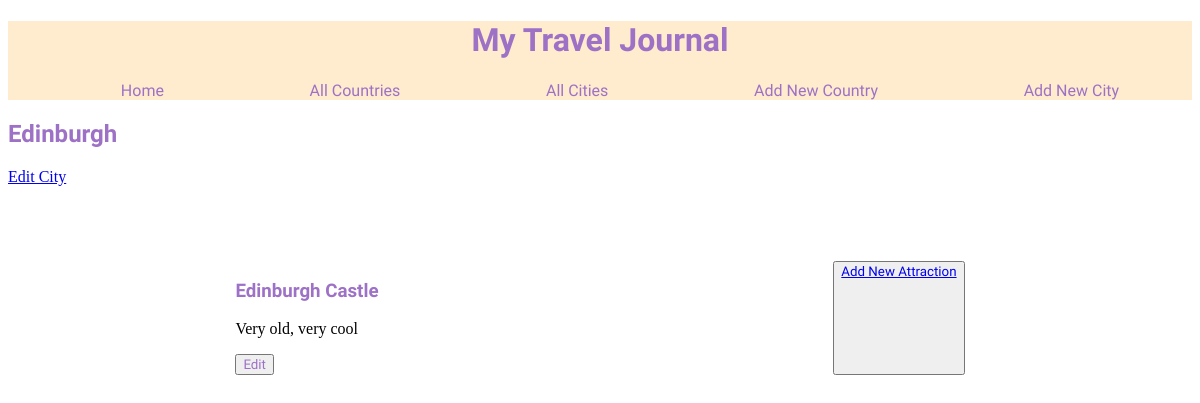
Before: /cities/2 with the older database file.
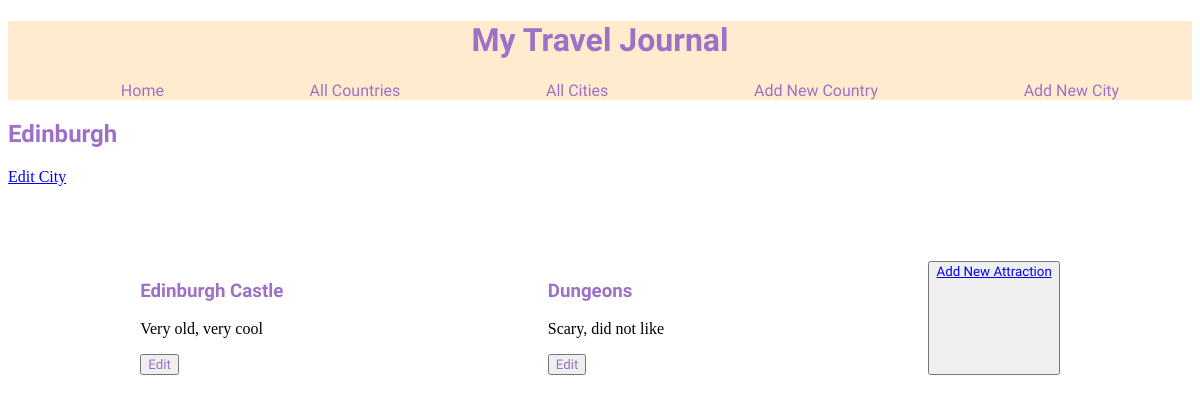
After: the same page with the newer database file.
### tables this page shows
CREATE TABLE sights (
    ID INTEGER PRIMARY KEY AUTOINCREMENT,
    name VARCHAR,
    comment TEXT,
    city_id INTEGER NOT NULL,
    country_id INTEGER NOT NULL,
        FOREIGN KEY (city_id)
            REFERENCES cities (id) ON DELETE CASCADE,
        FOREIGN KEY (country_id)
            REFERENCES countries(id) ON DELETE CASCADE
    
    
);

### controllers/cities_controller.py (the view)
@cities_blueprint.route("/cities/<id>", methods = ["GET"])
def show_city(id):
    cities = city_repository.select_all()
    city = city_repository.select(id)
    sights = city_repository.sights(city)
    return render_template("cities/show.html", cities = cities, city = city, all_sights= sights)

### db/run_sql.py (called while the page is built)
def get_db():
    path = os.path.dirname(os.path.abspath(__file__))
    db = os.path.join(path, "travel_manager.db")
    conn = sqlite3.connect(db)
    conn.execute("PRAGMA foreign_keys = 1")
    conn.row_factory = sqlite3.Row
    return conn

def run_sql(sql, values=[]):
    db = get_db()
    cursor =db.cursor()
    cursor.execute(sql, values)
    results = cursor.fetchall()
    db.commit()
    db.close()
    return results

### repositories/city_repository.py (called while the page is built)
def select_all():
    cities = []
    sql = "SELECT * FROM cities"
    results = run_sql(sql)
    for row in results:
        visited = True if row['visited'] == 1 else False
        country = country_repository.select(row['country_id'])
        city = City(row['name'], country, visited, row['id'])
        cities.append(city)
    return cities

def select(id):
    city = None
    sql = "SELECT * FROM cities WHERE id = ?"
    values =[id]
    results = run_sql(sql, values)[0]
    if results is not None:
        visited = True if results['visited'] == 1 else False
        country = country_repository.select(results['country_id']).name
        city = City (results['name'], country, visited, results ['id'])
    return city

### templates/cities/show.html
{% extends "base.html" %}
{% block content %}
<h2 class="headings">{{city.name}}</h2>
<p><a href="/cities/{{city.id}}/edit">Edit City</a></p>
<section class="flexme">
    {% for sight in all_sights %}
    <div>
        <h3 class = "headings">{{sight.name}}</h3>
        <p>{{sight.comment}}</p>
        <form action="/sights/{{sight.id}}/edit" method = "GET">
            <button>Edit</button>
        </form>
    </div>
    {% endfor %}
    <button><a href="/sights/new">Add New Attraction</a></button>
</section>
{% endblock %}

Changed rows visible on the page:
added sights: name "Dungeons", comment "Scary, did not like"
Other visible differences:
new list line: "Edit"
